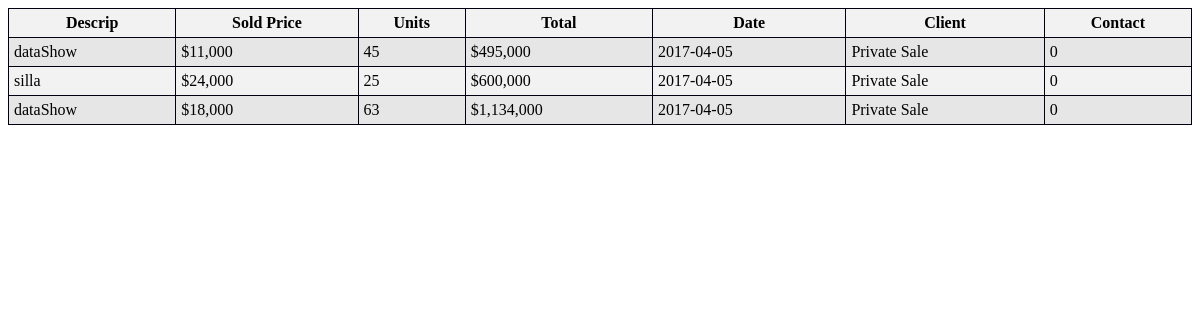
Page /Sites/ShowSoldsDinamic.php (signed in) on the committed database.
### tables this page shows
CREATE TABLE IF NOT EXISTS `Sold` (
  `Sold_id` INT NOT NULL AUTO_INCREMENT,
  `Users_Users_id` INT NOT NULL,
  `Clients_Clients_id` INT NULL,
  `Sold_Price` INT NULL,
  `Sold_Units` INT NULL,
  `Sold_Date` DATE NULL,
  `Bought_Bought_id` INT NOT NULL,
  PRIMARY KEY (`Sold_id`),
  INDEX `fk_Sold_Users1_idx` (`Users_Users_id` ASC),
  INDEX `fk_Sold_Clients1_idx` (`Clients_Clients_id` ASC),
  INDEX `fk_Sold_Bought1_idx` (`Bought_Bought_id` ASC),
  CONSTRAINT `fk_Sold_Users1`
    FOREIGN KEY (`Users_Users_id`)
    REFERENCES `Users` (`Users_id`)
    ON DELETE NO ACTION
    ON UPDATE NO ACTION,
  CONSTRAINT `fk_Sold_Clients1`
    FOREIGN KEY (`Clients_Clients_id`)
    REFERENCES `Clients` (`Clients_id`)
    ON DELETE NO ACTION
    ON UPDATE NO ACTION,
  CONSTRAINT `fk_Sold_Bought1`
    FOREIGN KEY (`Bought_Bought_id`)
    REFERENCES `Bought` (`Bought_id`)
    ON DELETE NO ACTION
    ON UPDATE NO ACTION);

CREATE TABLE IF NOT EXISTS `Bought` (
  `Bought_id` INT NOT NULL AUTO_INCREMENT,
  `Bought_descrip` VARCHAR(45) NOT NULL,
  `Bought_cost` INT NOT NULL,
  `Bought_cant` INT NOT NULL,
  `Bought_Sold` INT NULL,
  `Bought_date` DATE NULL,
  `Users_Users_id` INT NOT NULL,
  PRIMARY KEY (`Bought_id`),
  INDEX `fk_Bought_Users1_idx` (`Users_Users_id` ASC),
  CONSTRAINT `fk_Bought_Users1`
    FOREIGN KEY (`Users_Users_id`)
    REFERENCES `Users` (`Users_id`)
    ON DELETE NO ACTION
    ON UPDATE NO ACTION);

CREATE TABLE IF NOT EXISTS `Clients` (
  `Clients_id` INT NOT NULL AUTO_INCREMENT,
  `Clients_F_Name` VARCHAR(45) NULL,
  `Clients_L_Name` VARCHAR(45) NULL,
  `Clients_Contact` VARCHAR(45) NULL,
  PRIMARY KEY (`Clients_id`));

### Sites/ShowSoldsDinamic.php (the view, shortened to what this page needs)
<link rel="stylesheet" type="text/css" href="/PIA/CSS/tablas.css">
<?php
include("config.php");
$anio = date("Y");
$mes = date("m");
try{
    $sql = "CALL GetVentasPorMes(".$_SESSION['loginID'].",".$anio.",".$mes.");";
    $result = mysqli_query($db,$sql);
    echo "
<div class=\"container-fluid\">
<table>
<tr>
<th>Descrip</th>
<th>Sold Price</th>
<th>Units</th>
<th>Total</th>
<th>Date</th>
<th>Client</th>
<th>Contact</th>
</tr>
</div>";
    while($row = mysqli_fetch_array($result)) {
        echo "<tr>";
        echo "<td>" . $row['Bought_descrip'] . "</td>";
        echo "<td>" .'$'.number_format($row['Sold_Price'], 0) . "</td>";
        echo "<td>" . number_format($row['Sold_Units'], 0) . "</td>";
        echo "<td>" . '$'.number_format(($row['Sold_Units']*$row['Sold_Price']), 0) . "</td>";
        echo "<td>" . $row['Sold_Date'] . "</td>";
        echo "<td>" . $row['Clients_F_Name'] .' '. $row['Clients_L_Name'] . "</td>";
        echo "<td>" . $row['Clients_Contact'] . "</td>";
        echo "</tr>";
    }
}
catch (Throwable $t) {
    echo $t->getMessage();
}
?>

### CSS/tablas.css (style rules this page uses)
table { width: 100%; border-collapse: collapse; }
table, td, th { border: 1px solid #000011; padding: 5px; }
th { text-align: center; }
tr:nth-child(odd) { background: #F2F2F2; }
tr:nth-child(even) { background: #E6E6E6; }

### rows in the picture
sold: Bought_Bought.Bought_descrip "dataShow", Sold_Price "11,000", Sold_Units "45", $row['Sold_Units']*$row['Sold_Price'] "495,000", Sold_Date "2017-04-05", Clients_Clients.Clients_F_Name "Private", Clients_Clients.Clients_L_Name "Sale", Clients_Clients.Clients_Contact "0"
sold: Bought_Bought.Bought_descrip "silla", Sold_Price "24,000", Sold_Units "25", $row['Sold_Units']*$row['Sold_Price'] "600,000", Sold_Date "2017-04-05", Clients_Clients.Clients_F_Name "Private", Clients_Clients.Clients_L_Name "Sale", Clients_Clients.Clients_Contact "0"
sold: Bought_Bought.Bought_descrip "dataShow", Sold_Price "18,000", Sold_Units "63", $row['Sold_Units']*$row['Sold_Price'] "1,134,000", Sold_Date "2017-04-05", Clients_Clients.Clients_F_Name "Private", Clients_Clients.Clients_L_Name "Sale", Clients_Clients.Clients_Contact "0"
